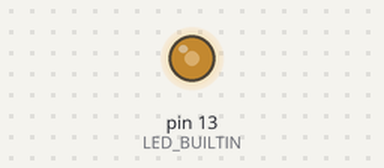
Recording of a sketch running on a simulated Arduino Uno, built with avr-gcc and run on an emulated ATmega328P. Shown: output pins drawn as LEDs (lit = HIGH). What the sketch prints to the serial monitor is not drawn.

Above: at 0.3 s.
At 1.0 s:
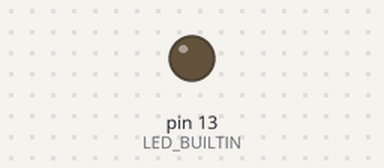
Timing chart, 0 to 2.5 s (numbered marks = the images above):
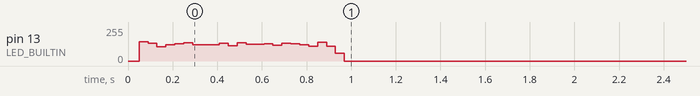

The sketch:

no2.ino
```cpp
#pragma GCC optimize ("-O3")
#define ROUND_NUM 128

typedef unsigned char u8;

typedef unsigned short u16;

u8 key_table1[256]={
  0x00,0x22,0x44,0x66,0x88,0xaa,0xcc,0xee,0x11,0x33,0x55,0x77,0x99,0xbb,0xdd,0xff,0x22,0x44,0x66,0x88,0xaa,0xcc,0xee,0x10,
  0x33,0x55,0x77,0x99,0xbb,0xdd,0xff,0x21,0x44,0x66,0x88,0xaa,0xcc,0xee,0x10,0x32,0x55,0x77,0x99,0xbb,0xdd,0xff,0x21,0x43,
  0x66,0x88,0xaa,0xcc,0xee,0x10,0x32,0x54,0x77,0x99,0xbb,0xdd,0xff,0x21,0x43,0x65,0x88,0xaa,0xcc,0xee,0x10,0x32,0x54,0x76,
  0x99,0xbb,0xdd,0xff,0x21,0x43,0x65,0x87,0xaa,0xcc,0xee,0x10,0x32,0x54,0x76,0x98,0xbb,0xdd,0xff,0x21,0x43,0x65,0x87,0xa9,
  0xcc,0xee,0x10,0x32,0x54,0x76,0x98,0xba,0xdd,0xff,0x21,0x43,0x65,0x87,0xa9,0xcb,0xee,0x10,0x32,0x54,0x76,0x98,0xba,0xdc,
  0xff,0x21,0x43,0x65,0x87,0xa9,0xcb,0xed,0x11,0x33,0x55,0x77,0x99,0xbb,0xdd,0xff,0x22,0x44,0x66,0x88,0xaa,0xcc,0xee,0x10,
  0x33,0x55,0x77,0x99,0xbb,0xdd,0xff,0x21,0x44,0x66,0x88,0xaa,0xcc,0xee,0x10,0x32,0x55,0x77,0x99,0xbb,0xdd,0xff,0x21,0x43,
  0x66,0x88,0xaa,0xcc,0xee,0x10,0x32,0x54,0x77,0x99,0xbb,0xdd,0xff,0x21,0x43,0x65,0x88,0xaa,0xcc,0xee,0x10,0x32,0x54,0x76,
  0x99,0xbb,0xdd,0xff,0x21,0x43,0x65,0x87,0xaa,0xcc,0xee,0x10,0x32,0x54,0x76,0x98,0xbb,0xdd,0xff,0x21,0x43,0x65,0x87,0xa9,
  0xcc,0xee,0x10,0x32,0x54,0x76,0x98,0xba,0xdd,0xff,0x21,0x43,0x65,0x87,0xa9,0xcb,0xee,0x10,0x32,0x54,0x76,0x98,0xba,0xdc,
  0xff,0x21,0x43,0x65,0x87,0xa9,0xcb,0xed,0x10,0x32,0x54,0x76,0x98,0xba,0xdc,0xfe}; // key_table1[u8 x] = ROL8( u8 x, 1)+ROL8( u8 x , 5)

u8 key_table2[256]{
  0x00,0x88,0x11,0x99,0x22,0xaa,0x33,0xbb,0x44,0xcc,0x55,0xdd,0x66,0xee,0x77,0xff,0x88,0x10,0x99,0x21,0xaa,0x32,0xbb,0x43,
  0xcc,0x54,0xdd,0x65,0xee,0x76,0xff,0x87,0x11,0x99,0x22,0xaa,0x33,0xbb,0x44,0xcc,0x55,0xdd,0x66,0xee,0x77,0xff,0x88,0x10,
  0x99,0x21,0xaa,0x32,0xbb,0x43,0xcc,0x54,0xdd,0x65,0xee,0x76,0xff,0x87,0x10,0x98,0x22,0xaa,0x33,0xbb,0x44,0xcc,0x55,0xdd,
  0x66,0xee,0x77,0xff,0x88,0x10,0x99,0x21,0xaa,0x32,0xbb,0x43,0xcc,0x54,0xdd,0x65,0xee,0x76,0xff,0x87,0x10,0x98,0x21,0xa9,
  0x33,0xbb,0x44,0xcc,0x55,0xdd,0x66,0xee,0x77,0xff,0x88,0x10,0x99,0x21,0xaa,0x32,0xbb,0x43,0xcc,0x54,0xdd,0x65,0xee,0x76,
  0xff,0x87,0x10,0x98,0x21,0xa9,0x32,0xba,0x44,0xcc,0x55,0xdd,0x66,0xee,0x77,0xff,0x88,0x10,0x99,0x21,0xaa,0x32,0xbb,0x43,
  0xcc,0x54,0xdd,0x65,0xee,0x76,0xff,0x87,0x10,0x98,0x21,0xa9,0x32,0xba,0x43,0xcb,0x55,0xdd,0x66,0xee,0x77,0xff,0x88,0x10,
  0x99,0x21,0xaa,0x32,0xbb,0x43,0xcc,0x54,0xdd,0x65,0xee,0x76,0xff,0x87,0x10,0x98,0x21,0xa9,0x32,0xba,0x43,0xcb,0x54,0xdc,
  0x66,0xee,0x77,0xff,0x88,0x10,0x99,0x21,0xaa,0x32,0xbb,0x43,0xcc,0x54,0xdd,0x65,0xee,0x76,0xff,0x87,0x10,0x98,0x21,0xa9,
  0x32,0xba,0x43,0xcb,0x54,0xdc,0x65,0xed,0x77,0xff,0x88,0x10,0x99,0x21,0xaa,0x32,0xbb,0x43,0xcc,0x54,0xdd,0x65,0xee,0x76,
  0xff,0x87,0x10,0x98,0x21,0xa9,0x32,0xba,0x43,0xcb,0x54,0xdc,0x65,0xed,0x76,0xfe}; // key_table2[u8 x] = ROL8( u8 x, 3)+ROL8( u8 x , 7)

u16 swap_arr(u8* arr) {                  // swap_arr : 입력 인자 arr의 arr[0], arr[1]을 swap하여 16비트 결과를 출력
  u8 arr2[2] = { 0,0 };
  arr2[0] = arr[1];
  arr2[1] = arr[0];
  return *(u16*)arr2;
}

void key_gen(u8 *rnd, u8 *key){
  u16 *key_p;
  key_p=(u16*) key;                      // key_in 대신 입력 인자 key 사용

  int i,j;
  for(i=0;i<3;i++){                      // for문 : 기존의 16개의 라운드를 for문의 한 라운드로 사용
    j=i*32;

    key[0]=key_table1[key[0]];           // ROL8(key[0],1)+ROL8(key[0],5)와 같은 결과
    key[1]=key_table2[key[1]];           // ROL8(key[1],3)+ROL8(key[1],7)와 같은 결과
    rnd[j+0]=key[0]+key[1];              // tmp 대신 입력 인자 rnd 활용
    rnd[j+1]=key[0]^key[1];
    key[0]=rnd[j+0];
    key[1]=rnd[j+1];

    *key_p=(*key_p<<1)|(*key_p>>15);     // ROL16(*key_p,1)을 풀어쓴 결과
    *key_p=*key_p+swap_arr(key)+0x3579;  // ROL16(*key_p,9)는 ROL16(*key_p,1) 계산 후 key[0], key[1]을 swap한 것과 같음. ROL16(con,(i%16)) 미리 계산
    rnd[j+2]=key[0]+key[1];
    rnd[j+3]=key[0]^key[1];
    key[0]=rnd[j+2];
    key[1]=rnd[j+3];

    key[0]=key_table1[key[0]];
    key[1]=key_table2[key[1]];
    rnd[j+4]=key[0]+key[1];
    rnd[j+5]=key[0]^key[1];
    key[0]=rnd[j+4];
    key[1]=rnd[j+5];

    *key_p=(*key_p<<1)|(*key_p>>15);
    *key_p=*key_p+swap_arr(key)+0xD5E4;
    rnd[j+6]=key[0]+key[1];
    rnd[j+7]=key[0]^key[1];
    key[0]=rnd[j+6];
    key[1]=rnd[j+7];

    key[0]=key_table1[key[0]];
    key[1]=key_table2[key[1]];
    rnd[j+8]=key[0]+key[1];
    rnd[j+9]=key[0]^key[1];
    key[0]=rnd[j+8];
    key[1]=rnd[j+9];

    *key_p=(*key_p<<1)|(*key_p>>15);
    *key_p=*key_p+swap_arr(key)+0x5793;
    rnd[j+10]=key[0]+key[1];
    rnd[j+11]=key[0]^key[1];
    key[0]=rnd[j+10];
    key[1]=rnd[j+11];

    key[0]=key_table1[key[0]];
    key[1]=key_table2[key[1]];
    rnd[j+12]=key[0]+key[1];
    rnd[j+13]=key[0]^key[1];
    key[0]=rnd[j+12];
    key[1]=rnd[j+13];

    *key_p=(*key_p<<1)|(*key_p>>15);
    *key_p=*key_p+swap_arr(key)+0x5E4D;
    rnd[j+14]=key[0]+key[1];
    rnd[j+15]=key[0]^key[1];
    key[0]=rnd[j+14];
    key[1]=rnd[j+15];

    key[0]=key_table1[key[0]];
    key[1]=key_table2[key[1]];
    rnd[j+16]=key[0]+key[1];
    rnd[j+17]=key[0]^key[1];
    key[0]=rnd[j+16];
    key[1]=rnd[j+17];

    *key_p=(*key_p<<1)|(*key_p>>15);
    *key_p=*key_p+swap_arr(key)+0x7935;
    rnd[j+18]=key[0]+key[1];
    rnd[j+19]=key[0]^key[1];
    key[0]=rnd[j+18];
    key[1]=rnd[j+19];

    key[0]=key_table1[key[0]];
    key[1]=key_table2[key[1]];
    rnd[j+20]=key[0]+key[1];
    rnd[j+21]=key[0]^key[1];
    key[0]=rnd[j+20];
    key[1]=rnd[j+21];

    *key_p=(*key_p<<1)|(*key_p>>15);
    *key_p=*key_p+swap_arr(key)+0xE4D5;
    rnd[j+22]=key[0]+key[1];
    rnd[j+23]=key[0]^key[1];
    key[0]=rnd[j+22];
    key[1]=rnd[j+23];

    key[0]=key_table1[key[0]];
    key[1]=key_table2[key[1]];
    rnd[j+24]=key[0]+key[1];
    rnd[j+25]=key[0]^key[1];
    key[0]=rnd[j+24];
    key[1]=rnd[j+25];

    *key_p=(*key_p<<1)|(*key_p>>15);
    *key_p=*key_p+swap_arr(key)+0x9357;
    rnd[j+26]=key[0]+key[1];
    rnd[j+27]=key[0]^key[1];
    key[0]=rnd[j+26];
    key[1]=rnd[j+27];

    key[0]=key_table1[key[0]];
    key[1]=key_table2[key[1]];
    rnd[j+28]=key[0]+key[1];
    rnd[j+29]=key[0]^key[1];
    key[0]=rnd[j+28];
    key[1]=rnd[j+29];

    *key_p=(*key_p<<1)|(*key_p>>15);
    *key_p=*key_p+swap_arr(key)+0x4D5E;
    rnd[j+30]=key[0]+key[1];
    rnd[j+31]=key[0]^key[1];
    key[0]=rnd[j+30];
    key[1]=rnd[j+31];
  }
  for(int s=0;s<8;s++)            // rnd가 반복됨을 이용. (rnd[64]~rnd[95])의 값을 (rnd[96]~rnd[127]),...,(rnd[224]~rnd[255])에 복사하였다.
  {
    int t=4*s;
    u32 rnd_copy=*((u32*)(rnd+64+t));
    *((u32*)(rnd+96+t))=rnd_copy;
    *((u32*)(rnd+128+t))=rnd_copy;
    *((u32*)(rnd+160+t))=rnd_copy;
    *((u32*)(rnd+192+t))=rnd_copy;
    *((u32*)(rnd+224+t))=rnd_copy;
  }
}
void enc(u8 *text, u8 *rnd){
  u16 *text_p;
  text_p=(u16*) text;                      // text_in 대신 text 사용

  int i,j;
  for(i=0;i<8;i++){                        // for문 : 기존의 라운드 16개를 for문의 한 라운드로 사용
    j=i*32;
    *text_p=(*text_p<<4)|(*text_p>>12);    // ROL16(*text_p,4)를 풀어쓴 결과
    text[0]=(text[0]+rnd[j+0])^rnd[j+3];   // ROL16(*text_p,8)을 계산하지 않고, rnd와의 연산 순서를 변경하여 같은 결과 나오게끔 연산 순서 조정
    text[1]=(text[1]^rnd[j+1])+rnd[j+2];

    *text_p=(*text_p<<4)|(*text_p>>12);
    text[0]=(text[0]^rnd[j+5])+rnd[j+6];
    text[1]=(text[1]+rnd[j+4])^rnd[j+7];

    *text_p=(*text_p<<4)|(*text_p>>12);
    text[0]=(text[0]+rnd[j+8])^rnd[j+11];
    text[1]=(text[1]^rnd[j+9])+rnd[j+10];

    *text_p=(*text_p<<4)|(*text_p>>12);
    text[0]=(text[0]^rnd[j+13])+rnd[j+14];
    text[1]=(text[1]+rnd[j+12])^rnd[j+15];

    *text_p=(*text_p<<4)|(*text_p>>12);
    text[0]=(text[0]+rnd[j+16])^rnd[j+19];
    text[1]=(text[1]^rnd[j+17])+rnd[j+18];

    *text_p=(*text_p<<4)|(*text_p>>12);
    text[0]=(text[0]^rnd[j+21])+rnd[j+22];
    text[1]=(text[1]+rnd[j+20])^rnd[j+23];

    *text_p=(*text_p<<4)|(*text_p>>12);
    text[0]=(text[0]+rnd[j+24])^rnd[j+27];
    text[1]=(text[1]^rnd[j+25])+rnd[j+26];

    *text_p=(*text_p<<4)|(*text_p>>12);
    text[0]=(text[0]^rnd[j+29])+rnd[j+30];
    text[1]=(text[1]+rnd[j+28])^rnd[j+31];
  }
}

 u8 TEST_VECTOR(u8 *in, u8 *answer){
  return (in[0] == answer[0] && in[1] == answer[1]);
 }

void setup(){
  Serial.begin(115200);
  pinMode(LED_BUILTIN, OUTPUT);

  u8 key[3][2] = { {0x12, 0x34}, {0x9A, 0xBD}, {0x11, 0x22} };
  u8 rnd[ROUND_NUM * 2] = {0, };
  u8 text[3][2] = { {0x56, 0x78}, {0xDE, 0xF0}, {0x33, 0x44} };
  u8 out_text[3][2] = { {0x50, 0x3F}, {0x88, 0x28}, {0x7F, 0x33} };


  Serial.println("-----------------");
  Serial.println(" TEST_VECTOR ");
  Serial.println(" ----------------");

  for(int i=0; i<3; i++) {
    key_gen(rnd, key[i]);
    enc(text[i], rnd);

    if(TEST_VECTOR(text[i], out_text[i])){
      Serial.println(">> CORRECT");
    }else{
      Serial.println("WRONG");
    }
  }
  Serial.println("-----------------");
  Serial.println(" BENCHMARK ");
  Serial.println("-----------------");

  u8 key_bench[2] = { 0x12, 0x34 };
  u8 text_bench[2] = { 0x56, 0x78};

  u32 time1;
  u32 time2;
  time1 = millis();
  for(int i=0; i<4096; i++){
    key_gen(rnd, key_bench);
    enc(text_bench,rnd);

    if(text_bench[0]>0x80){
      digitalWrite(LED_BUILTIN, HIGH);
    }else{
      digitalWrite(LED_BUILTIN, LOW);
    }
  }


  time2 = millis();
  Serial.print(">>");
  Serial.println((time2-time1));
  Serial.println("————————");
}

void loop() {
  // put your main code here, to run repeatedly:

}
```
